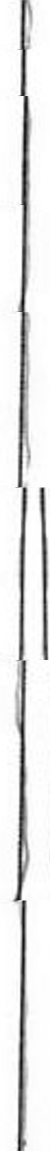
#> input picture newhandpdV3/test_template_unwrapped/healthy/mea1-H32.jpg, 100 x 2301 px, found by its file name (shown at 1/2 size)
$ python main.py   (older library calls are emulated)
#> lines starting #> are read from the running program, lines starting #| are printed output that depends on the picture
### preprocessing.py
import numpy as np
from skimage.io import imread
from skimage.transform import resize
import os


def load_dataset(folder_path, img_size=(128, 128), verbose=True):
#> called with folder_path = 'newhandpdV3/train_template', img_size = (128, 128), verbose = True
    images = []
    labels = []
    label_map = {'healthy': 0, 'parkinson': 1}

    for label_name in sorted(label_map.keys()):
        class_dir = os.path.join(folder_path, label_name)
        if not os.path.isdir(class_dir):
            continue

        for file_name in os.listdir(class_dir):
            if not file_name.lower().endswith('.jpg'):
                continue
            img_path = os.path.join(class_dir, file_name)
            try:
                img = imread(img_path, as_gray=True)  # grayscale
#> img is the input picture: shape (2301, 100); min 2, max 255, mean 229.4
                if img_size:
                    img = resize(img, img_size, anti_aliasing=True)
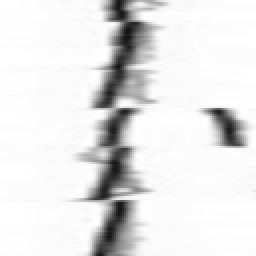
#> img: shape (128, 128) float64 (shown 2 times larger); min 0.0698, max 1, mean 0.9
                images.append(img)
                labels.append(label_map[label_name])
            except Exception as e:
                print(f"Errore caricando {img_path}: {e}")

    images = np.array(images)
    labels = np.array(labels)

    if verbose:
        print(f"Dataset caricato da: {folder_path}")
        print(f"Totale immagini: {len(images)}")
        print(f"Distribuzione classi: healthy={np.sum(labels == 0)}, parkinson={np.sum(labels == 1)}")

    return images, labels

### features.py
import numpy as np
from skimage.feature import hog, local_binary_pattern, graycomatrix, graycoprops
from skimage.transform import resize
from skimage.util import img_as_ubyte


"""Fase 2: Preprocessing ed estrazione delle feature """
def extract_features(image):
    # Ridimensiona l'immagine a 128x128 (standardizzazione dimensioni)
    image = resize(image, (128, 128))
    # Conversione in uint8 (necessaria per LBP e GLCM)
    image_uint8 = (image * 255).astype(np.uint8)
    image = img_as_ubyte(image)

    # HOG
    hog_features = hog(image, pixels_per_cell=(16, 16), cells_per_block=(2, 2), block_norm="L2-Hys")
#> hog_features = 1764 values, max 0.418 at index 1202, min 0 at index 1, mean 0.119

    # LBP
    lbp = local_binary_pattern(image, P=8, R=1, method="uniform")
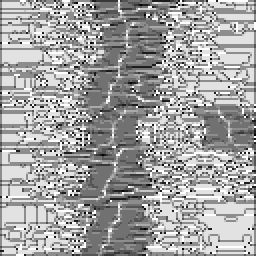
#> lbp: shape (128, 128) float64 (shown 2 times larger); min 0, max 9, mean 5.76; drawn with min black and max white
    # Istogramma normalizzato delle frequenze dei pattern
    lbp_hist, _ = np.histogram(lbp.ravel(), bins=np.arange(0, 11), density=True)
#> lbp_hist = [0.00317, 0.0338, 0.0118, 0.0925, 0.149, 0.254, 0.0469, 0.064, 0.271, 0.0739]

    #GLCM
    glcm = graycomatrix(image_uint8, distances=[1], angles=[0], levels=256, symmetric=True, normed=True)
    # Proprietà mediate sui diversi angoli
    contrast = graycoprops(glcm, "contrast")[0, 0]
#> contrast = 82.37
    correlation = graycoprops(glcm, "correlation")[0, 0]
#> correlation = 0.985
    energy = graycoprops(glcm, "energy")[0, 0]
#> energy = 0.259
    glcm_features = np.array([contrast, correlation, energy])
#> glcm_features = [82.37, 0.985, 0.259]
#> in extract_features (call 2), `image = resize(image, (128, 128))`:
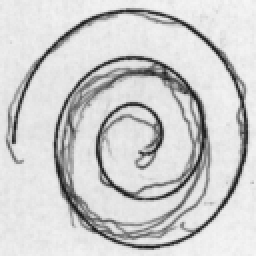
#> image: shape (128, 128) float64 (shown 2 times larger); min 0.0919, max 0.965, mean 0.808
#> in extract_features (call 2), `hog_features = hog(image, pixels_per_cell=(16, 16), cells_per_block=(2..`: hog_features = 1764 values, max 0.7 at index 29, min 0.000551 at index 592, mean 0.109
#> in extract_features (call 2), `lbp = local_binary_pattern(image, P=8, R=1, method="uniform")`:
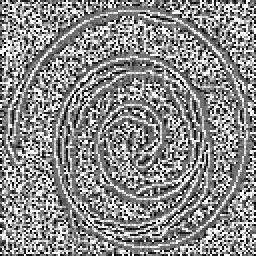
#> lbp: shape (128, 128) float64 (shown 2 times larger); min 0, max 9, mean 4.92; drawn with min black and max white
#> in extract_features (call 2), `lbp_hist, _ = np.histogram(lbp.ravel(), bins=np.arange(0, 11), density..`: lbp_hist = [0.0587, 0.0852, 0.055, 0.12, 0.185, 0.0931, 0.0645, 0.088, 0.0956, 0.155]
#> in extract_features (call 2), `contrast = graycoprops(glcm, "contrast")[0, 0]`: contrast = 953.2
#> in extract_features (call 2), `correlation = graycoprops(glcm, "correlation")[0, 0]`: correlation = 0.815
#> in extract_features (call 2), `energy = graycoprops(glcm, "energy")[0, 0]`: energy = 0.053
#> in extract_features (call 2), `glcm_features = np.array([contrast, correlation, energy])`: glcm_features = [953.2, 0.815, 0.053]

    # Concatenazione finale
    return np.concatenate((hog_features, lbp_hist, glcm_features))

### models.py
from sklearn.model_selection import GridSearchCV
from sklearn.metrics import classification_report, confusion_matrix, ConfusionMatrixDisplay
from sklearn.tree import DecisionTreeClassifier
from sklearn.neural_network import MLPClassifier
from sklearn.neighbors import KNeighborsClassifier
from sklearn.preprocessing import StandardScaler
import matplotlib.pyplot as plt
import seaborn as sns


"""Fase 3: Addestramento dei modelli"""


def scale_features(X_train, X_test):
    """
    Applica StandardScaler a train e test set.
    Lo scaling facilita la convergenza (soprattutto per MLP e k-NN).
    """
    scaler = StandardScaler()
    X_train_scaled = scaler.fit_transform(X_train)
    X_test_scaled = scaler.transform(X_test)

    # Debug: mostra i primi valori originali e scalati
    print("Valori originali (prime 5 righe, prime 5 colonne):")
    print(X_train[:5, :5])
    print("Valori scalati:")
    print(X_train_scaled[:5, :5])

    return X_train_scaled, X_test_scaled


def train_decision_tree(X_train_feat, y_train, X_test_feat, y_test, variant):
    """
    Addestra e valuta un Decision Tree con GridSearchCV.
    Parametri ottimizzati:
        - max_depth
        - criterion (gini/entropy)
    """
    print(">>> Decision Tree")
    X_train_feat, X_test_feat = scale_features(X_train_feat, X_test_feat)

    params = {'max_depth': [5, 10, 15, 20], 'criterion': ['gini', 'entropy']}
    clf_dt = GridSearchCV(DecisionTreeClassifier(), params, cv=5, scoring='accuracy')
#> (the run stopped early here; a loop or call above may not have finished)
